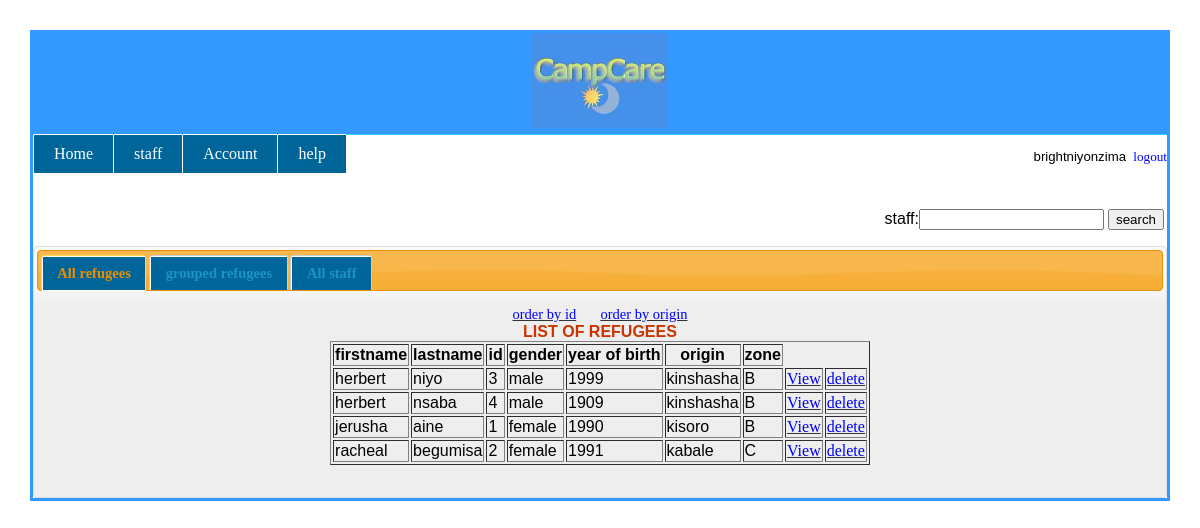
The page /reports.php (signed in) on the database its author committed.
### tables this page shows
CREATE TABLE IF NOT EXISTS `refugees` (
  `refugee_id` int(5) NOT NULL AUTO_INCREMENT,
  `firstname` varchar(50) NOT NULL,
  `lastname` varchar(50) NOT NULL,
  `full_name` varchar(100) NOT NULL,
  `gender` varchar(20) NOT NULL,
  `year_of_birth` year(4) NOT NULL,
  `zone` varchar(10) NOT NULL,
  `origin` varchar(100) NOT NULL,
  PRIMARY KEY (`refugee_id`)
);

### reports.php (the view, shortened to what this page needs)
<head>
<?php
include 'connect.php';
?>
<head>
</head>
<head>
<link href="css/ui-lightness/jquery-ui-1.10.2.custom.css" rel="stylesheet">
</head>
<div style="background-color:#3399FF">
<table class="header" height="1%" width="100%">
<tr><td align="center"><img src="images/logo.jpg" height="95" /></td></tr>
</table>
</div>
  <div class="container" align="center">
  <div class="menu1" align="center">
<div class="nav" style="height:0.2%; width:100%; font-size:14px">
<ul id="drop">
      <li><a href="reports.php">Home</a></li>
      <li><a href="">staff</a>
      </li>
	   <li><a href="change.php">Account</a></li>
      <li><a href="anews.php">help</a></li>
    </ul><br><br /><br />
	</div>
</div>
<?php
		echo "<p align=right>". $_SESSION['username']. "&nbsp;&nbsp;<a href=logout.php><font color=blue>logout</font></a></b></p>";
?>
<br />
<p align="right"><table>
<form action="admin.php" method="post">
<tr><td>staff:<input type="text" name="search" /></td>
<td><input type="submit" name="searchbutton" value="search" /></td></tr>
</form>
</table></p>
<p align="left">
<div id="tabs">
	<ul class="acc">
		<li><a href="#tabs-1">All refugees</a></li>
		<li><a href="#tabs-2">grouped refugees</a></li>
		<li><a href="#tabs-3">All staff</a></li>
	</ul>
	<div id="tabs-1">
<?php
$query="select * from refugees ORDER BY firstname ASC";
$result=$conn->query($query);
echo "<tr><td><a href=?action=id-order><font color=blue>order by id</font></a></td>&nbsp;&nbsp;&nbsp;<td></td>&nbsp;&nbsp;&nbsp;<td><a href=?action=origin-order><font color=blue>order by origin</font></a></td></tr>";
echo "<table border=1>";
echo '<caption><b><font color="#CC3300">LIST OF REFUGEES</font></b></caption>';
echo "<tr><th>firstname</th><th>lastname</th><th>id</th><th>gender</th><th>year of birth</th><th>origin</th><th>zone</th></tr>";
while($row=mysqli_fetch_row($result)){
echo "<tr><td>".$row[1]."</td><td>".$row[2]."</td><td>".$row[0]."</td><td>".$row[4]."</td><td>".$row[5]."</td><td>".$row[7]."</td><td>".$row[6]."</td><td><a href=?action=person-details&id=".$row[0]."><font color=blue>View</font></a></td>"."</td><td><a href=?action=person-delete&id=".$row[0]."><font color=blue>delete</font></a></td>"."</td></tr>";
}
echo "</table>";
?>
	</div>
</p>

### reports.php (style rules this page uses)
ul { font-family: Arial, Verdana; font-size: 16px; margin: 0; padding: 0; list-style: none; }
ul li { display: block; position: relative; float: left; }
ul li a { display: block; text-decoration: none; color: #ffffff; border-top: 1px solid #ffffff; padding: 10px 20px 10px 20px; background: #006699; margin-left: 1px; white-space: nowrap; }
.container { border:solid; border-color:#3399FF }
.menu1 { background-color:#33CCFF; text-align:justify }
.header { background-color:#3399FF }
a { color:#FFFFFF; font-family:"Microsoft Sans Serif" }

### rows shown on the page
refugees: firstname "herbert", lastname "niyo", refugee_id "3", gender "male", year_of_birth "1999", origin "kinshasha", zone "B"
refugees: firstname "herbert", lastname "nsaba", refugee_id "4", gender "male", year_of_birth "1909", origin "kinshasha", zone "B"
refugees: firstname "jerusha", lastname "aine", refugee_id "1", gender "female", year_of_birth "1990", origin "kisoro", zone "B"
refugees: firstname "racheal", lastname "begumisa", refugee_id "2", gender "female", year_of_birth "1991", origin "kabale", zone "C"

### other values the page prints
$_SESSION['username'] "brightniyonzima"
